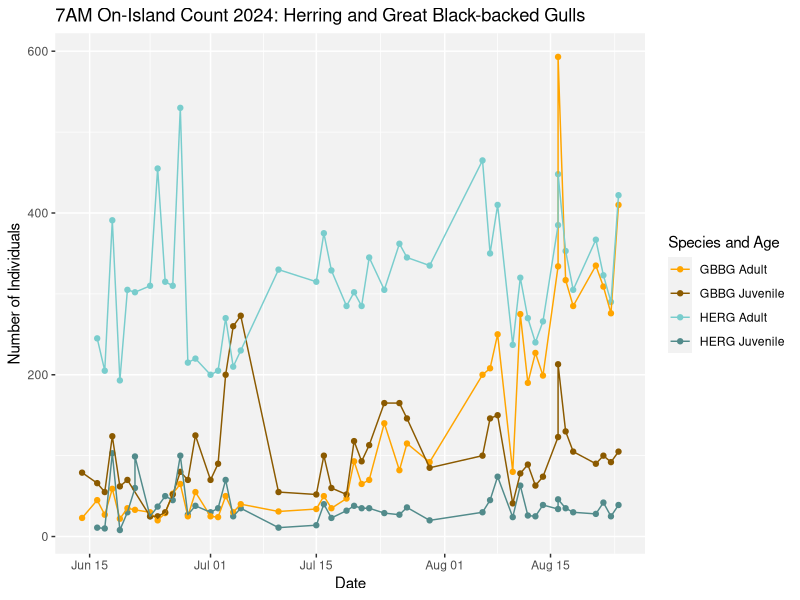
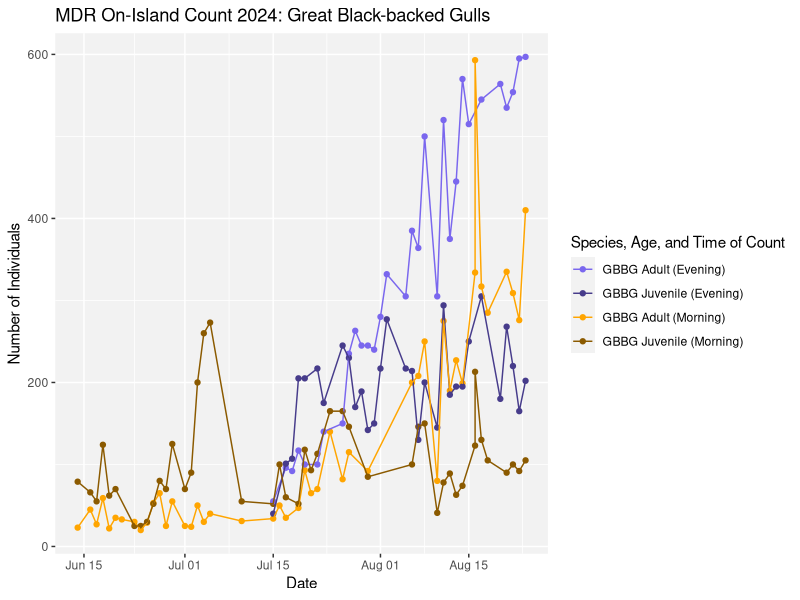
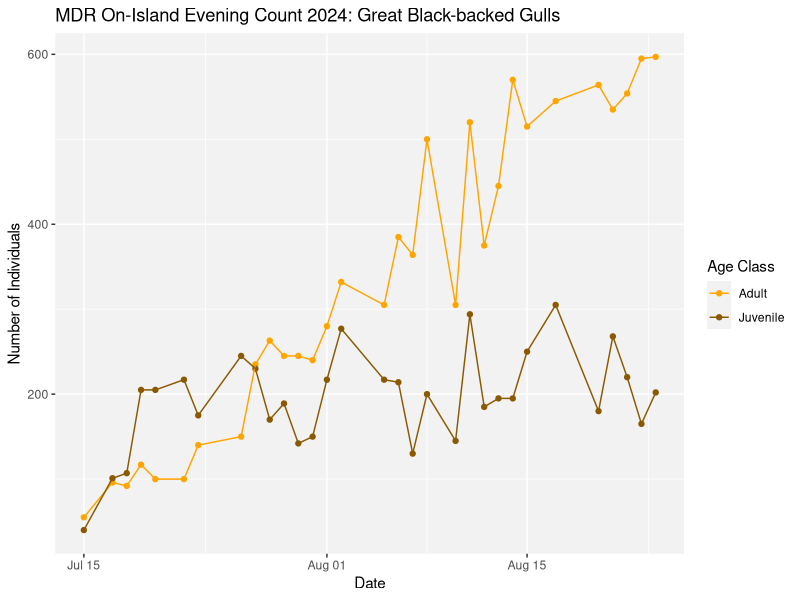
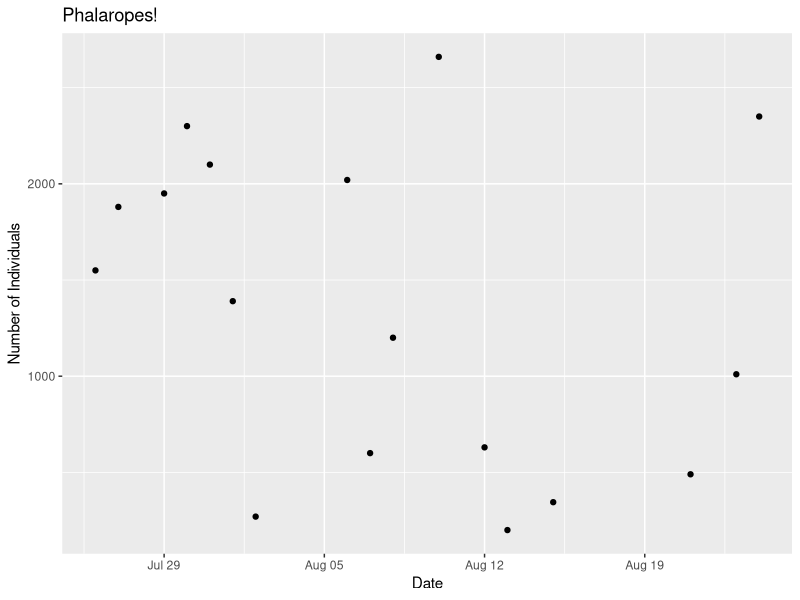
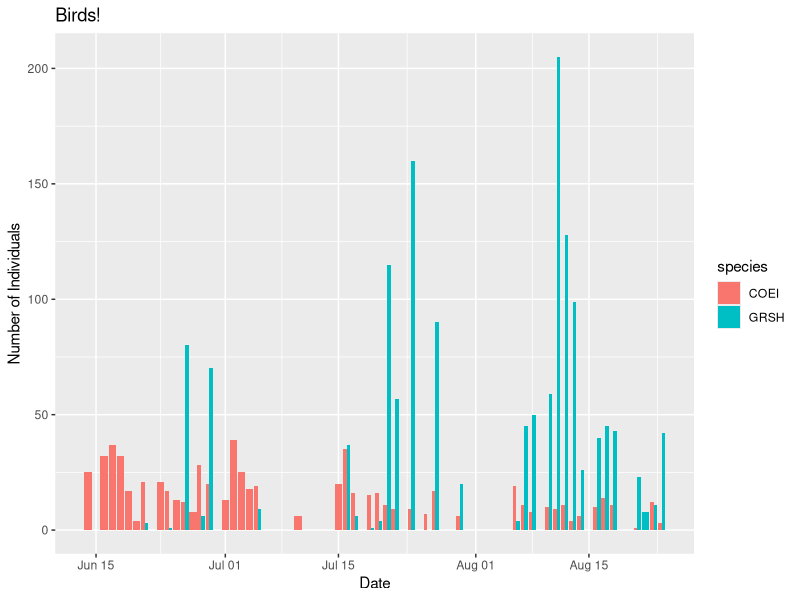
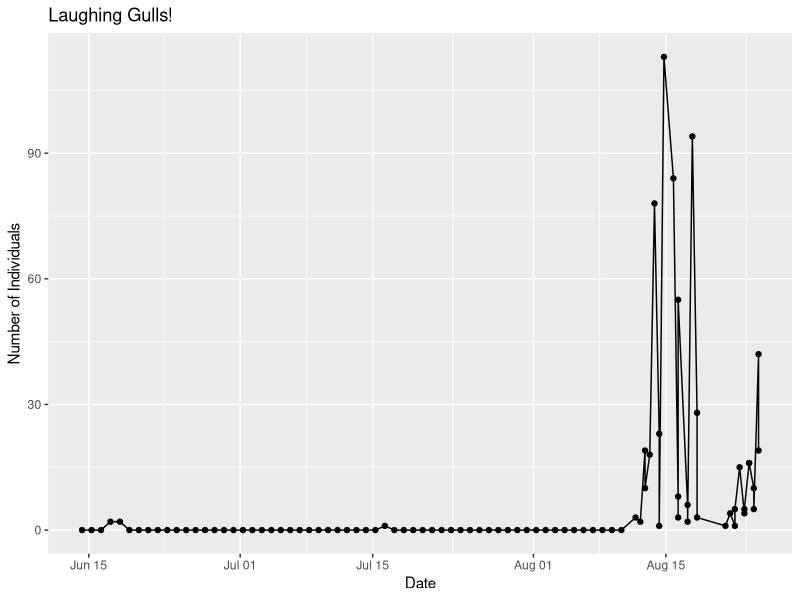
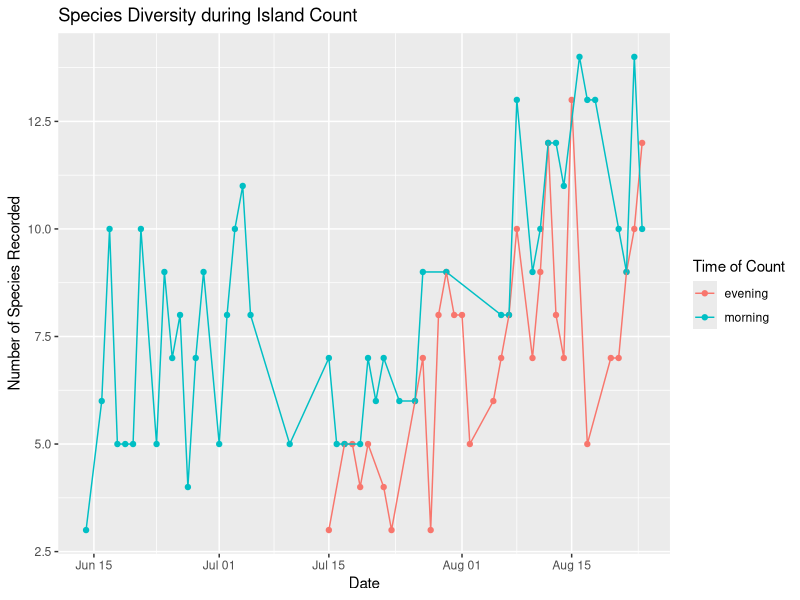

Recreate these plots in R, in order.
## ---- chunk 1
knitr::opts_chunk$set(echo = TRUE)
## ---- chunk 2
library(tidyverse)
library(readxl)
library(lubridate)
## ---- chunk 3
island_count <- read_xlsx("data/mdr24_islandcount.xlsx", sheet = "birds")
LAGU_count <- read_xlsx("data/mdr24_LAGU.xlsx", sheet = "birds")
## ---- chunk 4

island_count %>%
  filter(species %in% c("HERG","GBBG")
         & location == "on-island"
         & time == "morning") %>%
  filter(age != "n") %>%
  mutate(number = as.numeric(number)) %>%
  unite(species_age, species, age, sep = "_") %>%
  ggplot(mapping = aes(date, number, color = species_age)) +
  geom_point() +
  geom_line() +
  scale_color_manual(values = c(GBBG_A = "orange",
                                GBBG_J = "orange4",
                                HERG_A = "darkslategray3",
                                HERG_J = "darkslategray4"),
                     labels = c(GBBG_A = "GBBG Adult",
                                GBBG_J = "GBBG Juvenile",
                                HERG_A = "HERG Adult",
                                HERG_J = "HERG Juvenile")) +
  theme(panel.background = element_rect(fill = "grey95")) +
  labs(title = "7AM On-Island Count 2024: Herring and Great Black-backed Gulls",
       x = "Date",
       y = "Number of Individuals",
       color = "Species and Age")
## ---- chunk 5
island_count %>%
  filter(species %in% c("GBBG")
         & location == "on-island") %>%
  filter(age != "n") %>%
  unite(time_species_age, time, species, age, sep = "_") %>%
  mutate(number = as.numeric(number)) %>%
  ggplot(mapping = aes(date, number, color = time_species_age)) +
  geom_point() +
  geom_line() +
  scale_color_manual(values = c(morning_GBBG_A = "orange",
                                morning_GBBG_J = "orange4",
                                evening_GBBG_A = "slateblue2",
                                evening_GBBG_J = "slateblue4"),
                     labels = c(morning_GBBG_A = "GBBG Adult (Morning)",
                                morning_GBBG_J = "GBBG Juvenile (Morning)",
                                evening_GBBG_A = "GBBG Adult (Evening)",
                                evening_GBBG_J = "GBBG Juvenile (Evening)"))+
  theme(panel.background = element_rect(fill = "grey95")) +
  labs(title = "MDR On-Island Count 2024: Great Black-backed Gulls",
       x = "Date",
       y = "Number of Individuals",
       color = "Species, Age, and Time of Count")

## ---- chunk 6
island_count %>%
  filter(species %in% c("GBBG")
         & location == "on-island"
         & time == "evening") %>%
  filter(age != "n") %>%
  unite(time_species_age, time, species, age, sep = "_") %>%
  mutate(number = as.numeric(number)) %>%
  ggplot(mapping = aes(date, number, color = time_species_age)) +
  geom_point() +
  geom_line() +
  scale_color_manual(values = c(evening_GBBG_A = "orange",
                                evening_GBBG_J = "orange4"),
                     labels = c(evening_GBBG_A = "Adult",
                                evening_GBBG_J = "Juvenile"))+
  theme(panel.background = element_rect(fill = "grey95")) +
  labs(title = "MDR On-Island Evening Count 2024: Great Black-backed Gulls",
       x = "Date",
       y = "Number of Individuals",
       color = "Age Class")

## ---- chunk 7
island_count %>%
  filter(species == "phalaropes_spp",
         time == "evening") %>%
  mutate(number = as.numeric(number)) %>%
  ggplot(mapping = aes(date, number)) +
  geom_point() +
  labs(title = "Phalaropes!",
       x = "Date",
       y = "Number of Individuals")
  
## ---- chunk 8

# unfinished

island_count %>%
  filter(species %in% c("COEI","GRSH"),
         time == "morning",
         age != "C") %>%
  mutate(number = as.numeric(number)) %>%
  ggplot(mapping = aes(date, number, fill = species)) +
  geom_col(position = "dodge") +
  labs(title = "Birds!",
       x = "Date",
       y = "Number of Individuals")

#how to sum COEI males and females?

## ---- chunk 9
LAGU_count %>%
  separate(col = time, into = c("dateWRONG","time"), sep = " ", convert = TRUE) %>%
  mutate(dateWRONG = NULL) %>%
  unite(datetime, c(date, time), sep = " ") %>%
  mutate(datetime, ymd_hms(datetime)) %>%
  mutate(datetime = NULL) %>%
  rename(datetime = `ymd_hms(datetime)`) %>%
  relocate(datetime, .before = location) %>%
  ggplot(mapping = aes(datetime, number)) +
  geom_point() +
  geom_line() +
  labs(title = "Laughing Gulls!",
       x = "Date",
       y = "Number of Individuals")
## ---- chunk 10
island_count %>%
  group_by(date, time) %>%
  distinct(species) %>%
  summarize(n_species = n()) %>%
  ggplot(mapping = aes(date, n_species, color = time)) +
  geom_point() +
  geom_line() +
  labs(title = "Species Diversity during Island Count",
       x = "Date",
       y = "Number of Species Recorded",
       color = "Time of Count")

# remove counts when we stopped early or only did on-island due to fog
# make y-axis increments of 1
